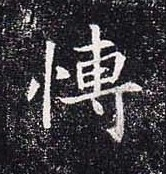
#> input picture opencv/0031.jpg, 166 x 174 px
$ python Untitled-1.py
#> lines starting #> are read from the running program, lines starting #| are printed output that depends on the picture

import cv2
import numpy as np

img = cv2.imread("0031.jpg")
#> img is the input picture: shape (174, 166, 3); mean B, G, R 64.4, 60.3, 63
imgray = cv2.cvtColor(img, cv2.COLOR_BGR2GRAY)
edges = cv2.Canny(imgray,50,150, apertureSize = 3)
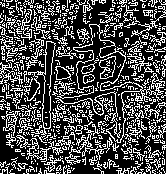
#> edges: shape (174, 166); 29.9% white in thin lines or dots

cv2.imshow("canny", edges)
lines = cv2.HoughLines(edges,1,np.pi/180,200)
#> lines = None

minLineLength = 100
maxLineGap = 10
lines = cv2.HoughLinesP(edges,1,np.pi/180,100,minLineLength,maxLineGap)

if lines is not None and  lines.any():
    print("len: ", len(lines), "\nlines:", lines)
if lines is not None and   lines.any() and len(lines) != 0:
    for line in lines:
        # rho,theta = line[0]
        x1,y1,x2,y2 = line[0]
        cv2.line(img,(x1,y1),(x2,y2),(0,255,0),2)
        # [12 lines of commented-out code are left out]
    cv2.imshow("img", img)

cv2.waitKey(0)
cv2.destroyAllWindows()
